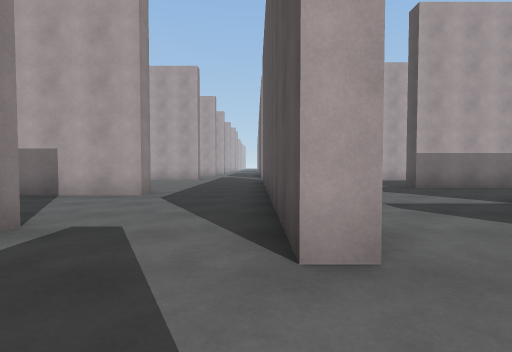
[1] (above)

20 first-person views from a walk through a 3-D level made in the Unity game engine. The camera is 1.2 m above the floor, tilts 2° down and sees 85° across. The floor is counted in squares, 2 m on a side. Each view is taken from the middle of a square. On the plan, view 1 faces up. The plan holds only what a view shows up to about 9 squares ahead; the rest is blank. The place goes on beyond the plan. The player character is not drawn.

[2]
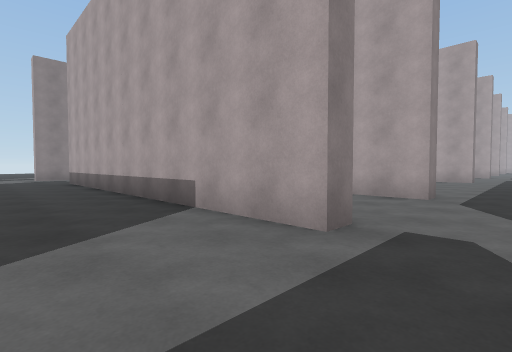

[3]
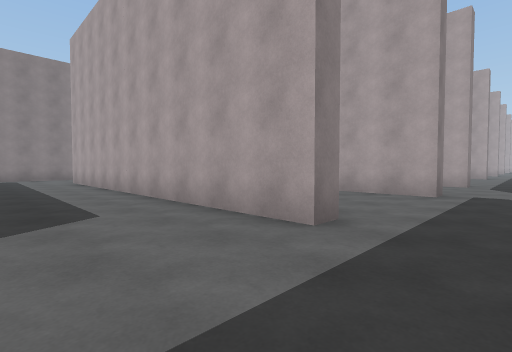

[4]
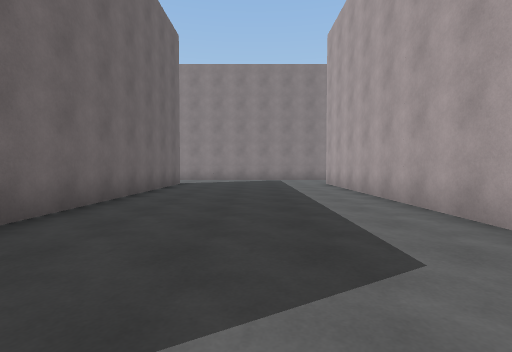

[5]
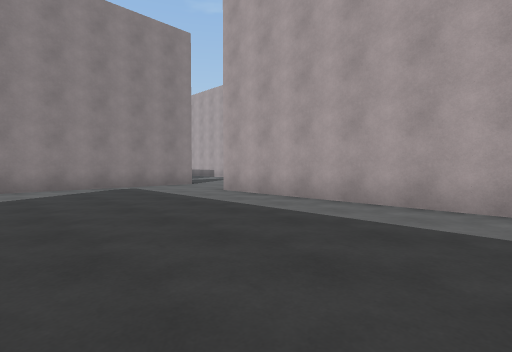

[6]
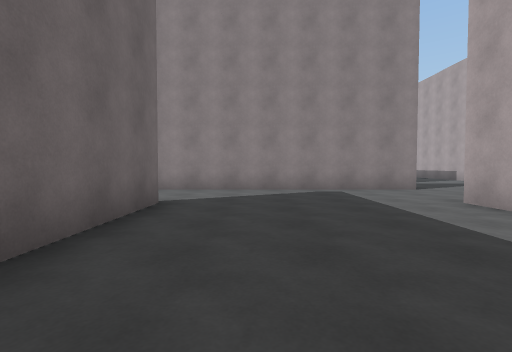

[7]
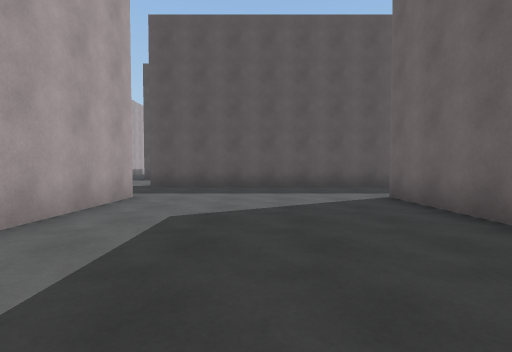

[8]
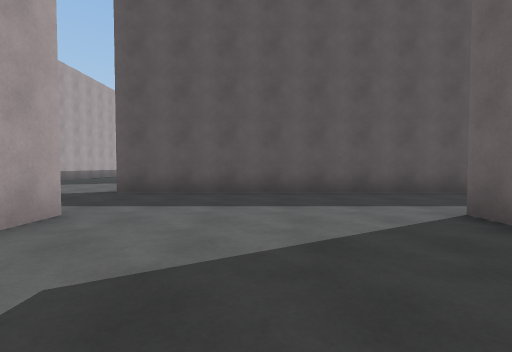

[9]
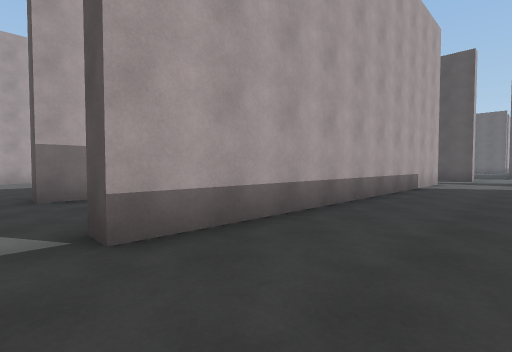

[10]
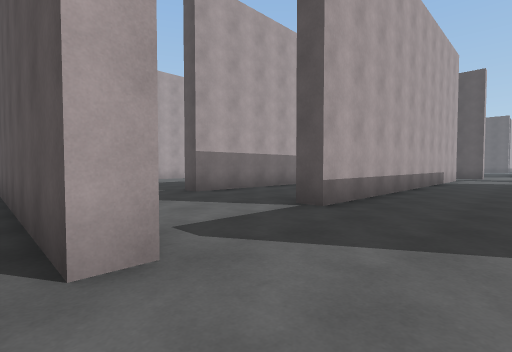

[11]
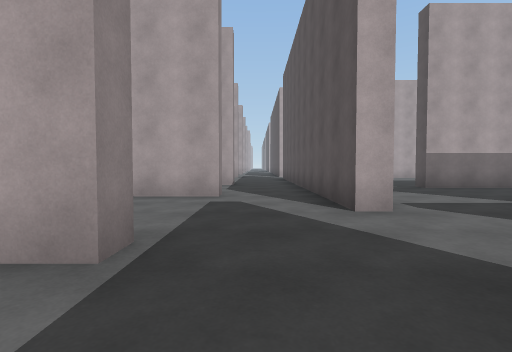

[12]
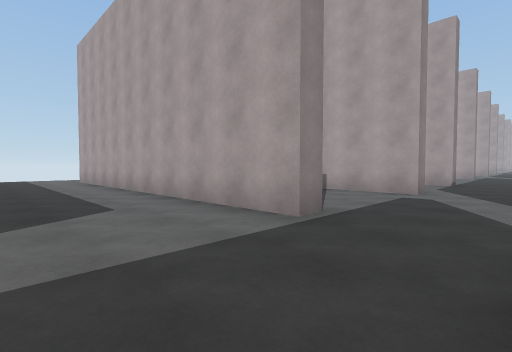

[13]
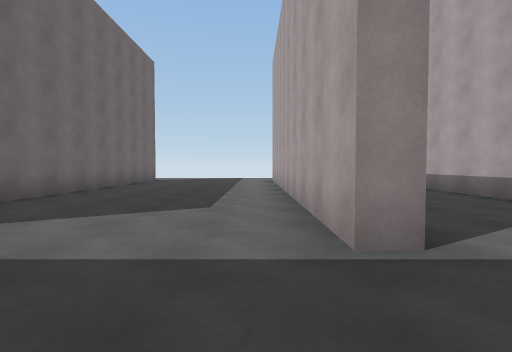

[14]
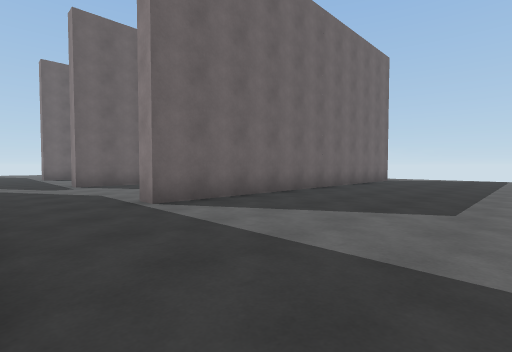

[15]
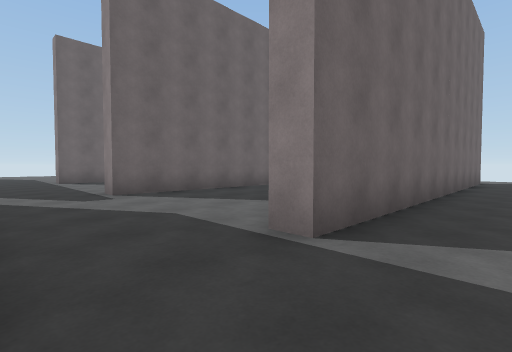

[16]
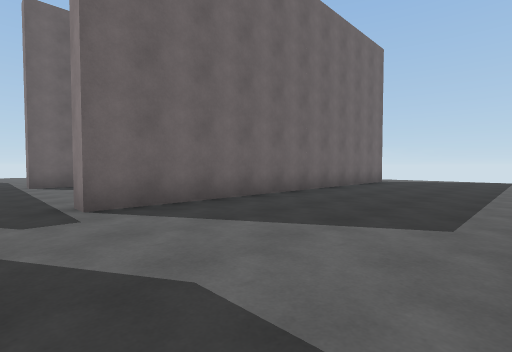

[17]
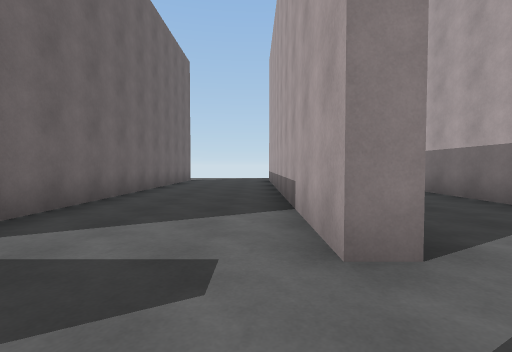

[18]
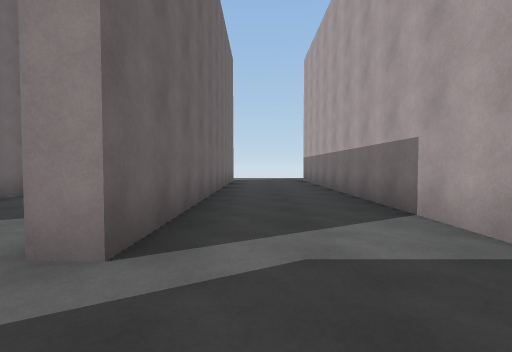

[19]
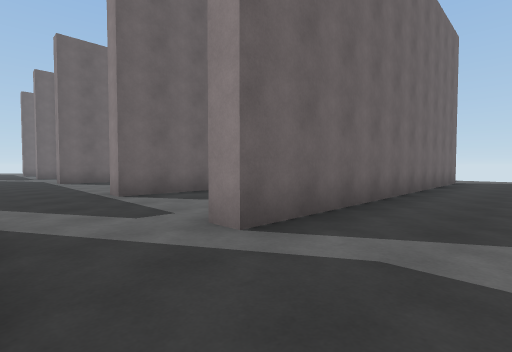

[20]
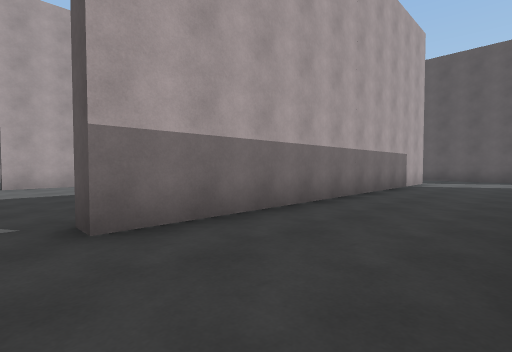

### Floor plan
Ten units are one square. View 1 is at (0, 0); x grows to the right and y downward. Boxes are objects, and circles mark ways between rooms. Rooms are numbered by the first view taken in them; rooms with no view inside come last. Other rooms are left out.
<svg viewBox="-240 -78 248 191">
<path fill="none" stroke="#000" d="M-26 10 -26 16M-23 -23 -123 -23M-151 -17 -157 -17M-126 66 -25 66M-26 16 -126 16M-152 7 -152 76M3 74 3 9M-157 -17 -157 -34M-235 -2 -180 -2 -180 3 -235 3M-177 -36 -235 -36M-235 53 -180 53M-180 53 -180 59M-235 101 -180 101 -180 108M-177 -70 -235 -70M-157 -34 -157 -73M-235 -41 -177 -41 -177 -36M-123 -23 -123 -28M-23 -29 -23 -23M-23 -57 -123 -57M3 -17 3 -54"/>
<circle cx="-135" cy="10" r="3" fill="#2a7"/>
<circle cx="-15" cy="10" r="3" fill="#2a7"/>
<circle cx="-150" cy="-5" r="3" fill="#2a7"/>
<circle cx="-135" cy="-30" r="3" fill="#2a7"/>
<circle cx="-15" cy="-30" r="3" fill="#2a7"/>
<circle cx="-165" cy="50" r="3" fill="#2a7"/>
<circle cx="-165" cy="-40" r="3" fill="#2a7"/>
<text x="-80" y="-10">1</text>
<text x="-80" y="40">2</text>
<text x="-190" y="10">3</text>
<text x="-190" y="80">4</text>
<text x="-190" y="-50">5</text>
<text x="-80" y="-40">6</text>
</svg>
Room 1 opens to room 2. Room 1 opens to room 3. Room 1 opens to room 6. Room 3 opens to room 4. Room 3 opens to room 5.

Where each view was taken, in squares from view 1:
view 1: 0 up, 0 right, facing up
view 2: 0 up, 1 left, facing up-left
view 3: 4 down, 1 left, facing up-left
view 4: 4 down, 3 left, facing left
view 5: 6 down, 7 left, facing up-left
view 6: 5 down, 8 left, facing left
view 7: 4 down, 8 left, facing right
view 8: 4 down, 6 left, facing right
view 9: 0 up, 13 left, facing up-right
view 10: 0 up, 16 left, facing up-right
view 11: 2 down, 17 left, facing up
view 12: 3 down, 16 left, facing up-left
view 13: 1 down, 16 left, facing left
view 14: 1 down, 16 left, facing down-left
view 15: 4 down, 16 left, facing down-left
view 16: 6 down, 17 left, facing down-left
view 17: 3 up, 16 left, facing left
view 18: 5 up, 16 left, facing left
view 19: 6 up, 16 left, facing down-left
view 20: 3 up, 13 left, facing up-right
